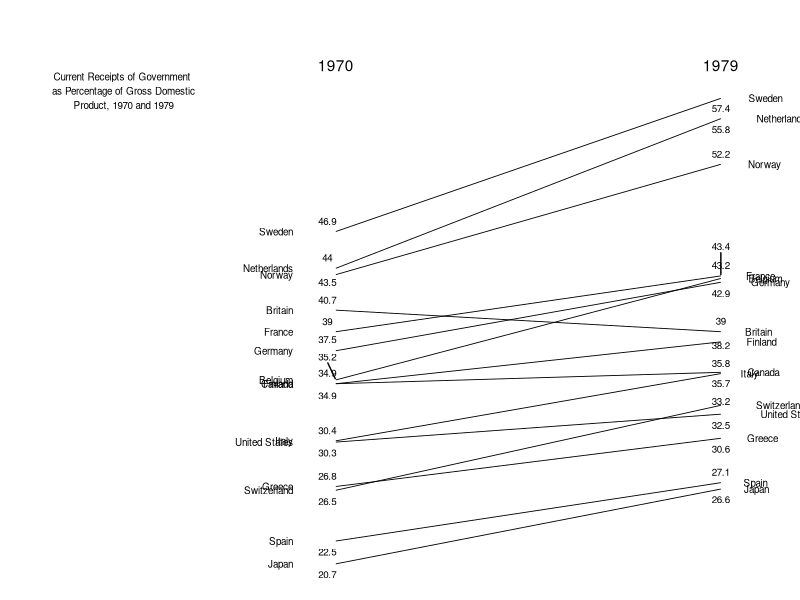
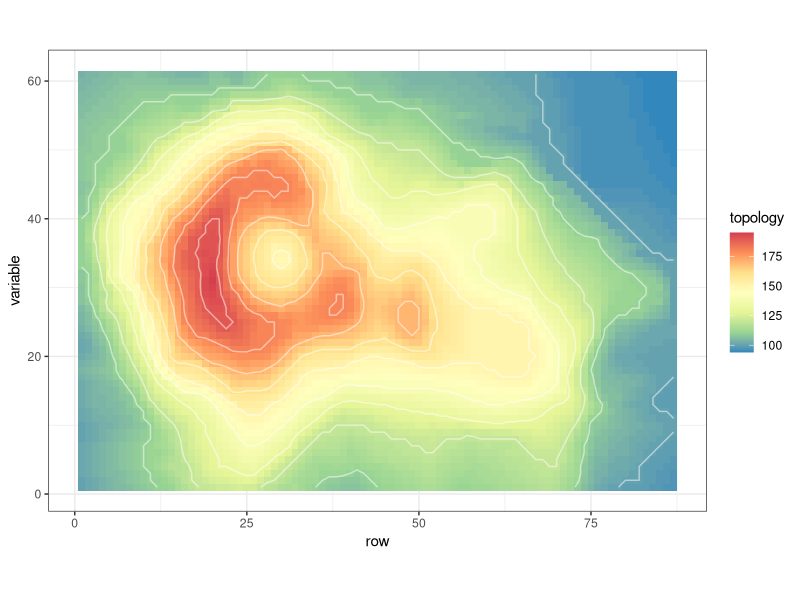
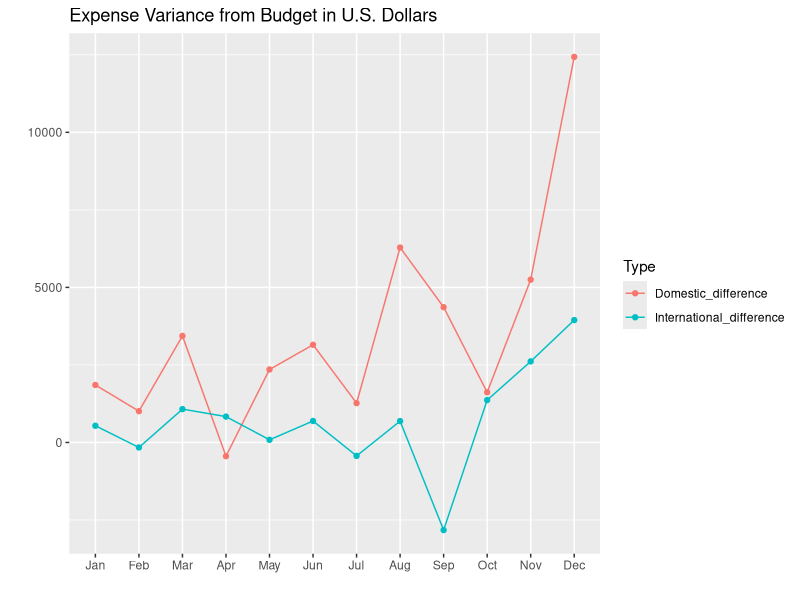
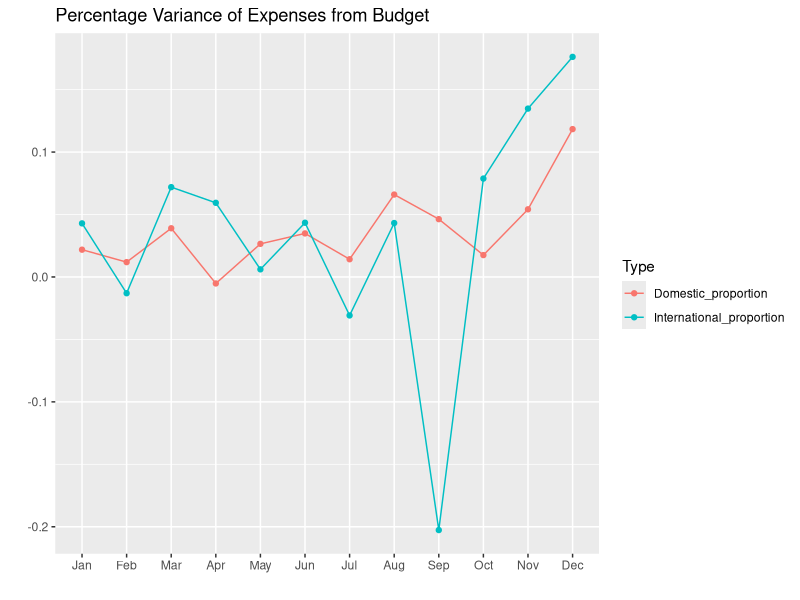

Write the R code that produced these figures, in order.
## ---- chunk 1
knitr::opts_chunk$set(echo = TRUE, warning = FALSE, message = FALSE, 
                      fig.show = "hold")
library(tidyverse)
library(ggrepel)
rm(list = ls())
## ---- chunk 2
tax <- tribble(
  ~ Country,     ~ `1970`, ~ `1979`,
  "Sweden",          46.9,     57.4,
  "Netherlands",     44.0,     55.8,
  "Norway",          43.5,     52.2,
  "Britain",         40.7,     39.0,
  "France",          39.0,     43.4,
  "Germany",         37.5,     42.9,
  "Belgium",         35.2,     43.2,
  "Canada",          34.9,     35.8,
  "Finland",         34.9,     38.2,
  "Italy",           30.4,     35.7,
  "United States",   30.3,     32.5,
  "Greece",          26.8,     30.6,
  "Switzerland",     26.5,     33.2,
  "Spain",           22.5,     27.1,
  "Japan",           20.7,     26.6
)

tidytax <- tax %>% 
  gather(`1970`, `1979`, key = "year", value = "GDP", convert = T)
## ---- chunk 3
ggplot(tidytax)+
  geom_line(aes(x = year, y = GDP, group = Country), size = .3)+
  theme_void()+
  xlab("")+
  ylab("")+
  scale_y_continuous(limits = c(20, 63))+
  scale_x_continuous(limits = c(1963, 1980))+
  geom_text(data = filter(tidytax, year == 1970),
                  aes(x = year, y = GDP, label = Country),
                  nudge_x = -1, hjust = 1, size = 2.5)+
  geom_text_repel(data = filter(tidytax, year == 1970), 
                  aes(x = year, y = GDP, label = GDP), 
                  direction = "y", nudge_x=-.2,size = 2.5)+
  geom_text(data = filter(tidytax, year == 1979), 
                  aes(x = year, y = GDP, label = Country), size = 2.5,
                  nudge_x = 0.25, hjust = -0.5)+
  geom_text_repel(data = filter(tidytax, year == 1979), 
                  aes(x = year, y = GDP, label = GDP),
                  direction = "y", size = 2.5)+
  annotate("text", x = c(1970, 1979), y = 60, 
           label = c("1970", "1979"))+
  annotate("text", x = 1965, y = 58, 
    label = "Current Receipts of Government\n as Percentage of Gross Domestic\n Product, 1970 and 1979", 
    size = 2.5)

## ---- chunk 4
volcano_tbl <- as_tibble(volcano)
colnames(volcano_tbl) <- 1:ncol(volcano) 
volcano_tbl$row <- 1:nrow(volcano_tbl)

volcano_tbl_new <- gather(volcano_tbl,variable,topology,-row,convert = TRUE)
ggplot(volcano_tbl_new, aes(x=row, y=variable,z=topology,fill=topology))  + 
  geom_tile() + 
  coord_equal() +
  geom_contour(color = "white", alpha = 0.5) + 
  scale_fill_distiller(palette="Spectral", na.value="white") + 
  theme_bw()
## ---- chunk 5
budget <- tribble(
  ~ Expenses,             ~ Jan, ~ Feb, ~ Mar, ~ Apr, ~ May, ~ Jun, ~ Jul, ~ Aug, ~ Sep, ~ Oct, ~ Nov, ~ Dec,
  "Domestic Actual",      84853, 84838, 88103, 85072, 88723, 90384, 89374, 95273, 94239, 92394, 96934, 105034,
  "Domestic Budget",      83000, 83830, 84668, 85515, 86370, 87234, 88106, 88987, 89877, 90776, 91684, 92600,
  "International Actual", 12538, 12438, 14934, 14033, 13945, 15938, 14086, 15934, 13945, 17338, 19384, 22394,
  "International Budget", 12000, 12600, 13860, 13200, 13860, 15246, 14520, 15246, 16771, 15972, 16771, 18448
)

budget_new <- gather(budget,variable,value,-Expenses)

a <- subset(budget_new,Expenses=="Domestic Actual")$value
b <- subset(budget_new,Expenses=="Domestic Budget")$value
c <- subset(budget_new,Expenses=="International Actual")$value
d <- subset(budget_new,Expenses=="International Budget")$value

Domestic_difference <- a-b
International_difference <- c-d
Domestic_proportion <- (a-b)/a
International_proportion <- (c-d)/c
Month <- factor(subset(budget_new, Expenses=="Domestic Actual")$variable, levels=c("Jan","Feb","Mar","Apr","May","Jun","Jul","Aug","Sep",
                                                "Oct","Nov","Dec"))

budget_diff <- tibble(Domestic_difference,International_difference,
                      Domestic_proportion,International_proportion,Month)
budget_diff_new<- gather(budget_diff[c(1,2,5)],key="Type",
                         value="Difference",Domestic_difference,
                         International_difference,-Month)

ggplot(budget_diff_new,aes(x=Month,y=Difference,group=Type,colour=Type))+
  geom_line()+
  geom_point()+ylab("")+xlab("")+
  labs(title = "Expense Variance from Budget in U.S. Dollars")

budget_diff2 <- gather(budget_diff[c(3,4,5)],key="Type",
                       value="Difference",Domestic_proportion,
                                 International_proportion,-Month)

ggplot(budget_diff2,aes(x=Month,y=Difference,group=Type,colour=Type))+
  geom_line()+
  geom_point()+ylab("")+xlab("")+
  labs(title = "Percentage Variance of Expenses from Budget")

